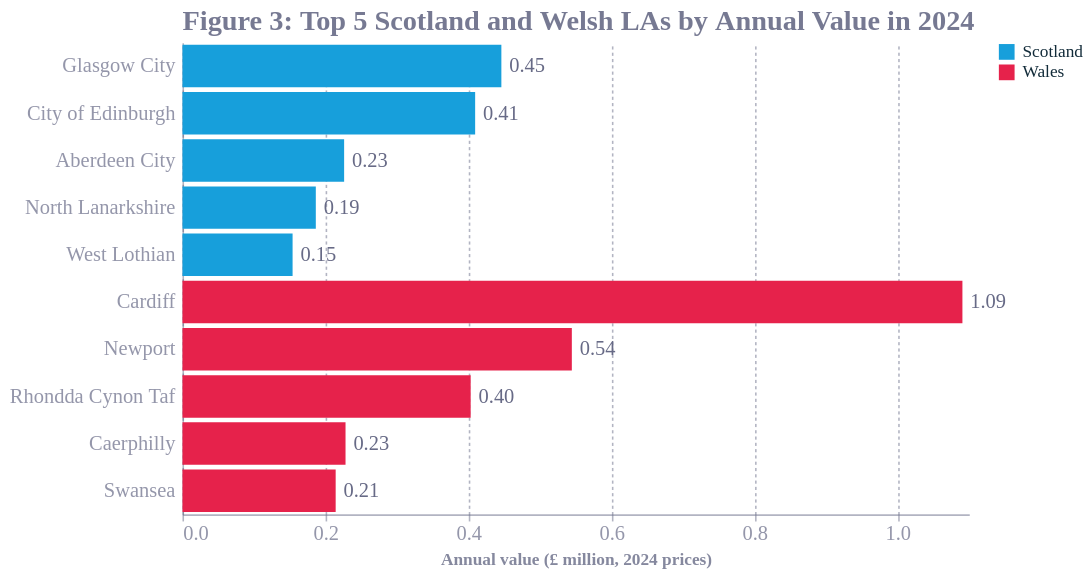

Write a Vega-Lite specification for this figure.
### Vega-Lite specification from a JSON file in a GitHub repository (floating-point values rounded to 4 significant figures)
{"config": {"font": "Circular Std", "text": {"color": "#676A86", "align": "left", "baseline": "middle", "dx": 7, "dy": 0, "fontSize": 11}, "view": {"stroke": null, "continuousWidth": 400, "continuousHeight": 300, "discreteWidth": 400, "discreteHeight": 300}, "range": {"category": ["#36B7B4", "#E6224B", "#F4C245", "#0063AF", "#00A767", "#179FDB", "#EB5C2E", "#5C267B", "#122B39"], "diverging": ["#E6224B", "#E54753", "#C9C9C9", "#179FDB", "#122B39"], "heatmap": ["#C9C9C9", "#179FDB", "#0063AF", "#122B39"], "ordinal": ["#00A767", "#36B7B4", "#179FDB", "#0063AF", "#243B5A"]}, "bar": {"color": "#179fdb"}, "line": {"color": "#e6224b"}, "rule": {"color": "#676A86"}, "area": {"opacity": 0.8}, "point": {"filled": true, "size": 80, "color": "#e6224b", "opacity": 0.95}, "geoshape": {"stroke": "white", "strokeWidth": 0.3}, "rect": {"fill": "#d6d4d4", "opacity": 0.3}, "axis": {"labelColor": "#676A86", "labelFontSize": 13, "labelFont": "Circular Std", "labelOpacity": 0.7, "tickColor": "#676A86", "tickOpacity": 0.5, "domainColor": "#676A86", "domainOpacity": 0.5, "gridColor": "#676A86", "gridDash": [2, 2], "gridOpacity": 0.5, "title": null, "titleColor": "#676A86", "titleOpacity": 0.8, "tickSize": 4}, "axisXDiscrete": {"grid": false, "labelAngle": 0, "tickCount": 10, "tickOpacity": 0.5, "title": null}, "axisYDiscrete": {"ticks": false, "labelPadding": 5}, "axisXTemporal": {"grid": false, "ticks": true}, "axisXQuantitative": {"grid": true}, "axisYQuantitative": {"gridColor": "#676A86", "gridDash": [1, 5], "gridOpacity": 0.5, "ticks": false, "labelPadding": 5, "tickCount": 8, "titleAngle": 0, "titleAlign": "left", "titleBaseline": "bottom", "titleX": 0, "titleY": -5}, "title": {"color": "#676A86E6", "subtitleColor": "#676A86", "font": "Circular Std", "subtitleFont": "Circular Std", "anchor": "start", "fontSize": 18, "subtitleFontSize": 12, "subtitlePadding": 4, "offset": 0, "frame": "group"}, "legend": {"titleColor": "#122b39", "title": null, "labelColor": "#122b39", "labelFontSize": 11}}, "layer": [{"mark": {"type": "bar"}, "encoding": {"color": {"field": "region", "scale": {"domain": ["Scotland", "Wales"], "range": ["#179FDB", "#E6224B"]}, "type": "nominal"}, "x": {"axis": {"tickCount": 6}, "field": "value", "title": "Annual value (£ million, 2024 prices)", "type": "quantitative"}, "y": {"field": "LA_name", "sort": ["Glasgow City", "City of Edinburgh", "Aberdeen City", "North Lanarkshire", "West Lothian", "Cardiff", "Newport", "Rhondda Cynon Taf", "Caerphilly", "Swansea"], "title": null, "type": "nominal"}}, "title": "Figure 3: Top 5 Scotland and Welsh LAs by Annual Value in 2024"}, {"mark": {"type": "text", "align": "left", "dx": 5, "fontSize": 13}, "encoding": {"text": {"field": "value", "format": ".2f", "type": "quantitative"}, "x": {"field": "value", "title": "Annual value (£ million, 2024 prices)", "type": "quantitative"}, "y": {"field": "LA_name", "sort": ["Glasgow City", "City of Edinburgh", "Aberdeen City", "North Lanarkshire", "West Lothian", "Cardiff", "Newport", "Rhondda Cynon Taf", "Caerphilly", "Swansea"], "type": "nominal"}}}], "data": {"name": "data-b3ddfb4f633a1581bfa8b23d8aad2696"}, "height": 300, "width": 500, "$schema": "https://vega.github.io/schema/vega-lite/v6.4.1.json", "datasets": {"data-b3ddfb4f633a1581bfa8b23d8aad2696": [{"region": "Wales", "LA_name": "Cardiff", "value": 1.091}, {"region": "Wales", "LA_name": "Newport", "value": 0.5446}, {"region": "Wales", "LA_name": "Rhondda Cynon Taf", "value": 0.4031}, {"region": "Wales", "LA_name": "Caerphilly", "value": 0.2281}, {"region": "Wales", "LA_name": "Swansea", "value": 0.2143}, {"region": "Scotland", "LA_name": "Glasgow City", "value": 0.446}, {"region": "Scotland", "LA_name": "City of Edinburgh", "value": 0.4093}, {"region": "Scotland", "LA_name": "Aberdeen City", "value": 0.2261}, {"region": "Scotland", "LA_name": "North Lanarkshire", "value": 0.1865}, {"region": "Scotland", "LA_name": "West Lothian", "value": 0.154}]}}
